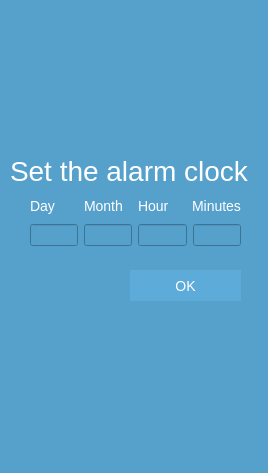
<?xml version="1.0" encoding="UTF-8"?>
<ui version="4.0">
 <class>TitileBudilnic</class>
 <widget class="QDialog" name="TitileBudilnic">
  <property name="geometry">
   <rect>
    <x>0</x>
    <y>0</y>
    <width>268</width>
    <height>473</height>
   </rect>
  </property>
  <property name="windowTitle">
   <string>Budilnic v 0.2</string>
  </property>
  <property name="autoFillBackground">
   <bool>false</bool>
  </property>
  <property name="styleSheet">
   <string notr="true">background-color: #56a1cc;</string>
  </property>
  <property name="sizeGripEnabled">
   <bool>false</bool>
  </property>
  <widget class="QWidget" name="horizontalLayoutWidget_3">
   <property name="geometry">
    <rect>
     <x>30</x>
     <y>220</y>
     <width>211</width>
     <height>31</height>
    </rect>
   </property>
   <layout class="QHBoxLayout" name="horizontalLayout_3">
    <item>
     <widget class="QLineEdit" name="lineEdit"/>
    </item>
    <item>
     <widget class="QLineEdit" name="lineEdit_2"/>
    </item>
    <item>
     <widget class="QLineEdit" name="lineEdit_3"/>
    </item>
    <item>
     <widget class="QLineEdit" name="lineEdit_4"/>
    </item>
   </layout>
   <zorder>lineEdit</zorder>
   <zorder>lineEdit_2</zorder>
   <zorder>lineEdit_3</zorder>
   <zorder>lineEdit_4</zorder>
  </widget>
  <widget class="QWidget" name="horizontalLayoutWidget_2">
   <property name="geometry">
    <rect>
     <x>30</x>
     <y>190</y>
     <width>211</width>
     <height>31</height>
    </rect>
   </property>
   <layout class="QHBoxLayout" name="horizontalLayout_2">
    <item>
     <widget class="QLabel" name="label">
      <property name="styleSheet">
       <string notr="true">font-size: 14px;
font-weight: bolt;
text-align: left;
color: white;</string>
      </property>
      <property name="text">
       <string>Day</string>
      </property>
     </widget>
    </item>
    <item>
     <widget class="QLabel" name="label_2">
      <property name="styleSheet">
       <string notr="true">font-size: 14px;
font-weight: bolt;
text-align: left;
color: white;</string>
      </property>
      <property name="text">
       <string>Month</string>
      </property>
     </widget>
    </item>
    <item>
     <widget class="QLabel" name="label_3">
      <property name="styleSheet">
       <string notr="true">font-size: 14px;
font-weight: bolt;
text-align: left;
color: white;</string>
      </property>
      <property name="text">
       <string>Hour</string>
      </property>
     </widget>
    </item>
    <item>
     <widget class="QLabel" name="label_4">
      <property name="styleSheet">
       <string notr="true">font-size: 14px;
font-weight: bolt;
text-align: left;
color: white;</string>
      </property>
      <property name="text">
       <string>Minutes</string>
      </property>
     </widget>
    </item>
   </layout>
  </widget>
  <widget class="QPushButton" name="pushButton">
   <property name="geometry">
    <rect>
     <x>130</x>
     <y>270</y>
     <width>111</width>
     <height>31</height>
    </rect>
   </property>
   <property name="styleSheet">
    <string notr="true">QPushButton {
    background-color: #5dabd9;
    color: white;
    font-size: 14px;
    font-weidht: bolt;
    border: none;
    tex-align: center;
}
QPushButton:hover {
    background-color: #5dd9d9;
}
QPushButton:pressed {
   background-color: #4088db;
}</string>
   </property>
   <property name="text">
    <string>OK</string>
   </property>
  </widget>
  <widget class="QLabel" name="label_5">
   <property name="geometry">
    <rect>
     <x>40</x>
     <y>330</y>
     <width>201</width>
     <height>71</height>
    </rect>
   </property>
   <property name="styleSheet">
    <string notr="true">font-size: 18px;
font-weight: bolt;
text-align: left;
color: white;</string>
   </property>
   <property name="text">
    <string/>
   </property>
  </widget>
  <widget class="QLabel" name="label_6">
   <property name="geometry">
    <rect>
     <x>10</x>
     <y>150</y>
     <width>251</width>
     <height>41</height>
    </rect>
   </property>
   <property name="styleSheet">
    <string notr="true">font-size: 28px;
font-weight: bolt;
text-align: left;
color: white;</string>
   </property>
   <property name="text">
    <string>Set the alarm clock</string>
   </property>
  </widget>
 </widget>
 <resources/>
 <connections/>
</ui>
